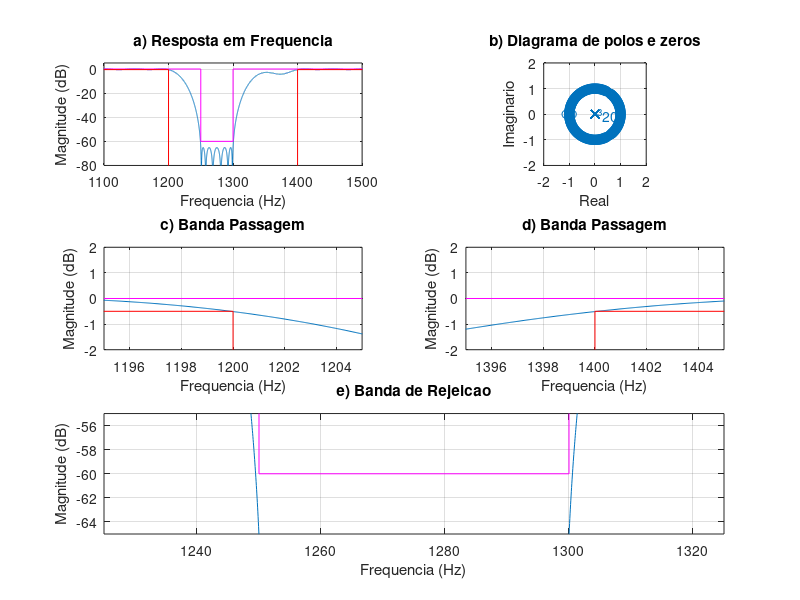
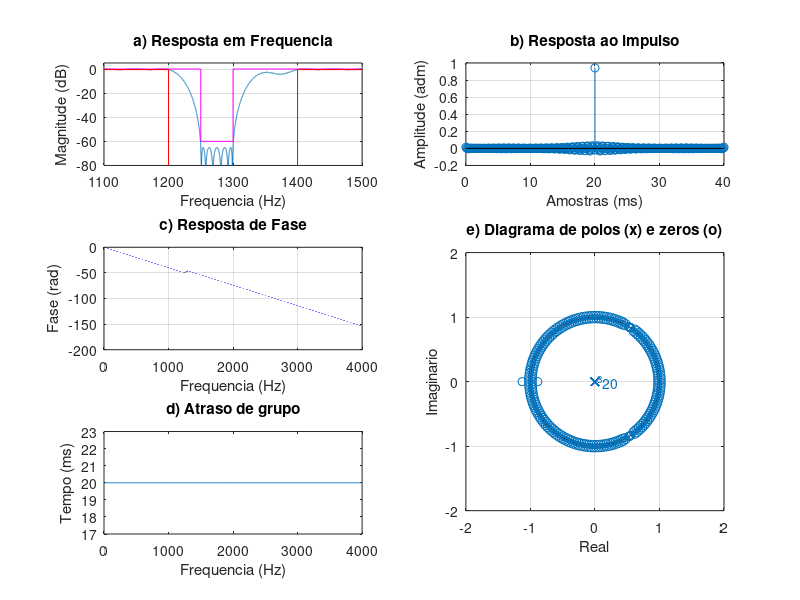

Write the MATLAB code that produced these figures, in order.
% Projeto filtro 4 FIR PM
% BP - (fa = 8000 Hz, f1 = 1200 Hz; f2 = 1250 Hz, f3 = 1300 Hz;
% f4 = 1400 Hz, Ap = 0.5 dB, As = 60 dB, GdB = 0 dB)

close all;
clear all;
clc;

ExecutarAjuste = 1;

%% Especificacoes
Ap = 0.5; As = 60; GdB = 0;

fa = 8000;
fp1 = 1200; fp2 = 1400;
fs1 = 1250; fs2 = 1300;

fcuts = [fp1 fs1 fs2 fp2];
w = fcuts/fa*(2*pi);
wp1 = w(1)/pi; ws1 = w(2)/pi; ws2 = w(3)/pi; wp2 = w(4)/pi;

mags = [1 0 1];
devs_As = 10^(-As/20);
devs_Ap = 1-10^(-Ap/20);
devs = [devs_Ap devs_As devs_Ap];
G0 = GdB;

if ExecutarAjuste
    G0 = G0 - 0.23;
end

% calculo da ordem com firpmord
[n,f0,a0,w0] = firpmord(fcuts,mags,devs,fa);

% calculo algoritmo PM
h_pm = firpm(n,f0,a0,w0);
h_pm = h_pm*10^(G0/20);

%%
figure(1)
subplot(321)
[h, w] = freqz(h_pm, 1, linspace(0,pi,100000));
% plot(w/pi, abs(h)); grid on;
plot(w*fa/2/pi,20*log10(abs(h))); grid on;
title('a) Resposta em Frequencia')
xlim([1100 1500]); ylim([-80 5]);
hold on;
Amin = 80;
plot([0, ws1, ws1, ws2, ws2, 1]*fa/2, [0, 0, -As, -As, 0,0], '-m')
plot([0, wp1, wp1, wp2, wp2, 1]*fa/2, [-Ap, -Ap, -120, -120, -Ap, -Ap], '-r')
xlabel('Frequencia (Hz)');
ylabel('Magnitude (dB)');

subplot(322)
zplane(h_pm, 1); axis([-2 2 -2 2]);
title('b) Diagrama de polos e zeros')
xlabel('Real');
ylabel('Imaginario');

subplot(3,2,3)
plot(w*fa/2/pi,20*log10(abs(h))); grid on;
title('c) Banda Passagem')
grid on; hold on;
plot([0, ws1, ws1, ws2, ws2, 1]*fa/2, [0, 0, -As, -As, 0,0], '-m')
plot([0, wp1, wp1, wp2, wp2, 1]*fa/2, [-Ap, -Ap, -120, -120, -Ap, -Ap], '-r')
xlim([1195 1205]); ylim([-2 2]);
xlabel('Frequencia (Hz)');
ylabel('Magnitude (dB)');

subplot(3,2,4)
plot(w*fa/2/pi,20*log10(abs(h))); grid on;
title('d) Banda Passagem')
grid on; hold on;
plot([0, ws1, ws1, ws2, ws2, 1]*fa/2, [0, 0, -As, -As, 0,0], '-m')
plot([0, wp1, wp1, wp2, wp2, 1]*fa/2, [-Ap, -Ap, -120, -120, -Ap, -Ap], '-r')
xlim([1395 1405]); ylim([-2 2]);
xlabel('Frequencia (Hz)');
ylabel('Magnitude (dB)');

subplot(3,2,5:6)
plot(w*fa/2/pi,20*log10(abs(h))); grid on;
title('e) Banda de Rejeicao')
grid on; hold on;
plot([0, ws1, ws1, ws2, ws2, 1]*fa/2, [0, 0, -As, -As, 0,0], '-m')
plot([0, wp1, wp1, wp2, wp2, 1]*fa/2, [-Ap, -Ap, -120, -120, -Ap, -Ap], '-r')
xlim([1225 1325]); ylim([-65 -55]);
xlabel('Frequencia (Hz)');
ylabel('Magnitude (dB)');

%%
figure(2)
%suptitle(['LP FIR ' num2str(fp) '-' num2str(fs) ' Ordem: ' num2str(2*M+1)])

escala = fa/2;
subplot(3,2,[4 6])
zplane(h_pm, 1);
axis([-2 2 -2 2])
title('e) Diagrama de polos (x) e zeros (o)')
xlabel('Real');
ylabel('Imaginario');

clear h w
[h, w] = freqz(h_pm, 1, 'whole');

subplot(322)
x_imp = [0:length(h_pm)-1]/fa*1000;
stem(x_imp, h_pm); grid on;
title('b) Resposta ao impulso')
xlabel('Amostras (ms)');
ylabel('Amplitude (adm)');

subplot(321)
[h, w] = freqz(h_pm, 1, linspace(0,pi,100000));
% plot(w/pi, abs(h)); grid on;
plot(w*fa/2/pi,20*log10(abs(h))); grid on;
title('a) Resposta em Frequencia')
xlim([1100 1500]); ylim([-80 5]);
grid on; hold on;
xlabel('Frequencia (Hz)');
ylabel('Magnitude (dB)');

Amin = 80;
plot([0, ws1, ws1, ws2, ws2, 1]*fa/2, [0, 0, -As, -As, 0,0], '-m')
plot([0, wp1, wp1, wp2, wp2, 1]*fa/2, [-Ap, -Ap, -120, -120, -Ap, -Ap], '-r')
xlim([1100 1500])

subplot(323)
plot(w/pi*escala, unwrap(angle(h))/pi); grid on;
title('c) Resposta de Fase')
xlabel('Frequencia (Hz)');
ylabel('Fase (rad)');

subplot(325)
[del_y, del_x] = grpdelay(h_pm, 1);
plot(del_x/pi*fa/2, del_y/fa*1000);
title('d) Atraso de grupo')
xlabel('Frequencia (Hz)');
ylabel('Tempo (ms)');
